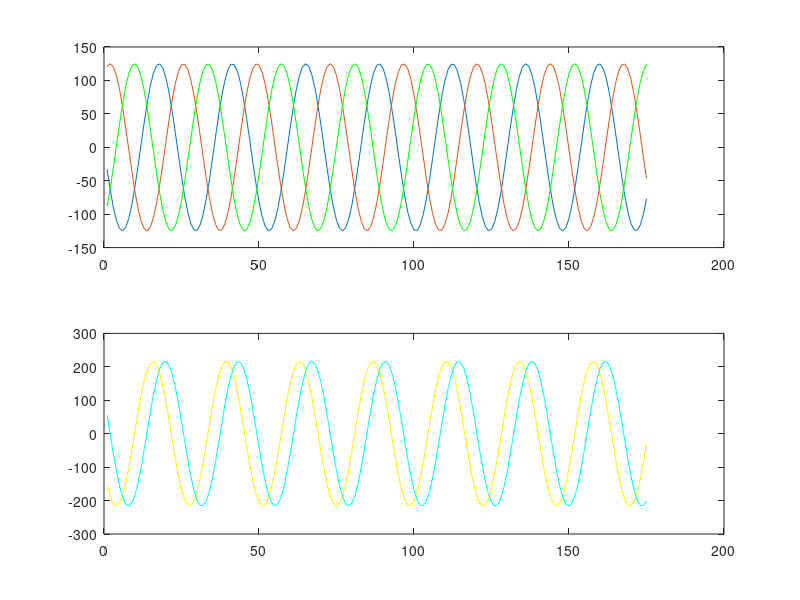

Recreate this plot in MATLAB.
x = 1:175
phase1 = 0
phase2 = 2.0944
phase3 = 2.0944*2
wave1 = 125*sin(50*x+phase1)
wave2 = 125*sin(50*x+phase2)
wave3 = 125*sin(50*x+phase3)

subplot(2, 1, 1)
plot(x, wave1)
hold on
plot(x, wave2)
plot(x, wave3, 'green')
subplot(2, 1, 2)
plot(x, wave1-wave2, 'yellow')
hold on
plot(x, wave1-wave3, 'cyan')
